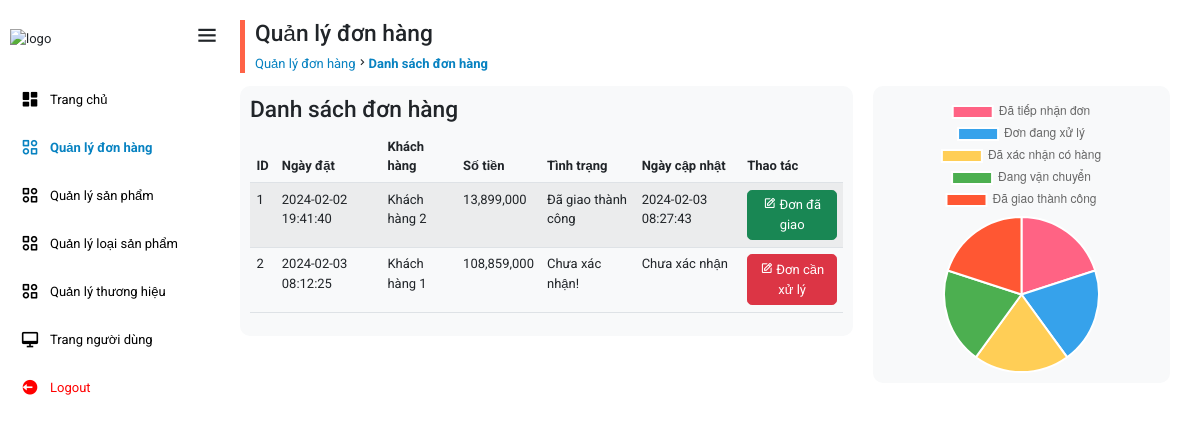
The app's page /admin/index.php?pages=don-hang (signed in) with its own data.
### tables this page shows
CREATE TABLE IF NOT EXISTS `donhang` (
  `madon` int(11) NOT NULL AUTO_INCREMENT,
  `ngaythem` datetime NOT NULL DEFAULT current_timestamp(),
  `makh` int(11) NOT NULL,
  `tongdh` float DEFAULT NULL,
  PRIMARY KEY (`madon`) USING BTREE,
  KEY `FK_donhang_khachhang` (`makh`) USING BTREE,
  CONSTRAINT `FK_donhang_khachhang` FOREIGN KEY (`makh`) REFERENCES `khachhang` (`makh`) ON DELETE CASCADE ON UPDATE CASCADE
);

CREATE TABLE IF NOT EXISTS `khachhang` (
  `makh` int(11) NOT NULL AUTO_INCREMENT,
  `tenkh` varchar(255) NOT NULL,
  `gioitinh` tinyint(1) NOT NULL DEFAULT 0,
  `ngaysinh` date NOT NULL,
  `sodienthoai` varchar(10) NOT NULL,
  `diachi` varchar(50) NOT NULL,
  `email` varchar(50) NOT NULL,
  `password` varchar(50) NOT NULL,
  `trangthai` tinyint(1) NOT NULL DEFAULT 1,
  PRIMARY KEY (`makh`) USING BTREE
);

CREATE TABLE IF NOT EXISTS `trangthai` (
  `matt` int(11) NOT NULL AUTO_INCREMENT,
  `tentt` varchar(255) NOT NULL,
  `mota` text NOT NULL,
  PRIMARY KEY (`matt`) USING BTREE
);

CREATE TABLE IF NOT EXISTS `chitiettrangthai` (
  `machitiet` int(11) NOT NULL AUTO_INCREMENT,
  `madon` int(11) NOT NULL,
  `matt` int(11) NOT NULL,
  `manv` int(11) NOT NULL,
  `ngaytao` datetime NOT NULL,
  PRIMARY KEY (`machitiet`),
  KEY `FK_chitiettrangthai_donhang` (`madon`),
  KEY `FK_chitiettrangthai_nhanvien` (`manv`),
  KEY `FK_chitiettrangthai_trangthai` (`matt`) USING BTREE,
  CONSTRAINT `FK_chitiettrangthai_donhang` FOREIGN KEY (`madon`) REFERENCES `donhang` (`madon`) ON DELETE CASCADE ON UPDATE CASCADE,
  CONSTRAINT `FK_chitiettrangthai_nhanvien` FOREIGN KEY (`manv`) REFERENCES `nhanvien` (`manv`) ON DELETE CASCADE ON UPDATE CASCADE,
  CONSTRAINT `FK_chitiettrangthai_trangthai` FOREIGN KEY (`matt`) REFERENCES `trangthai` (`matt`) ON DELETE CASCADE ON UPDATE CASCADE
);

### config/connect.php (called while the page is built, shortened)
<?php
class Database
{
    public function __construct()
    {
        $init = parse_ini_file("config.ini");
        $servername = $init["servername"];
        $dbname = $init["dbname"];
        $username = $init["username"];
        $password = $init["pass"];
        $opt = array(
            PDO::ATTR_ERRMODE => PDO::ERRMODE_EXCEPTION,
            PDO::ATTR_DEFAULT_FETCH_MODE => PDO::FETCH_ASSOC,
        );
        try {
            $this->connect = new PDO("mysql:host=$servername;dbname=$dbname;charset=utf8mb4", $username, $password, $opt);
            $this->connect->query("SET NAMES 'utf8mb4'");
            $this->connect->query("SET CHARACTER SET utf8mb4");
            $this->connect->query("SET SESSION collation_connection = 'utf8mb4_unicode_ci'");
        } catch (PDOException $e) {
            header("location: index.php?pages=trang-loi&error=" . urlencode($e->getMessage()));
            exit();
        }
    }
}
?>

### model/DonHangModel.php (called while the page is built, shortened)
<?php
class DonHangModel extends Database
{
    public function DonHang__Get_All()
    {
        $obj = $this->connect->prepare("SELECT * FROM donhang");
        $obj->setFetchMode(PDO::FETCH_OBJ);
        $obj->execute();
        return $obj->fetchAll();
    }
}

### model/KhachHangModel.php (called while the page is built, shortened)
<?php
class KhachHangModel extends Database
{
    public function KhachHang__Get_By_Id($makh)
    {
        $obj = $this->connect->prepare("SELECT * FROM khachhang WHERE makh = ?");
        $obj->setFetchMode(PDO::FETCH_OBJ);
        $obj->execute(array($makh));
        return $obj->fetch();
    }
}

### model/ChiTietTrangThaiModel.php (called while the page is built, shortened)
<?php
class ChiTietTrangThaiModel extends Database
{
    public function ChiTietTrangThai__Get_Last_By_DH($madon)
    {
        $obj = $this->connect->prepare("SELECT * FROM chitiettrangthai INNER JOIN trangthai ON chitiettrangthai.matt = trangthai.matt WHERE madon = ? ORDER BY chitiettrangthai.matt DESC LIMIT 1");
        $obj->setFetchMode(PDO::FETCH_OBJ);
        $obj->execute(array($madon));
        return $obj->fetch();
    }
    public function ChiTietTrangThai__Check($madon, $matt)
    {
        $obj = $this->connect->prepare("SELECT * FROM chitiettrangthai WHERE madon = ? AND matt=?");
        $obj->setFetchMode(PDO::FETCH_OBJ);
        $obj->execute(array($madon, $matt));
        if($obj->rowCount()>0){
            return $obj->fetch();
        }else{
            return false;
        }
    }
}

### admin/pages/don-hang/index.php (the view, shortened to what this page needs)
<?php
require_once '../model/DonHangModel.php';
require_once '../model/KhachHangModel.php';
require_once '../model/ChiTietTrangThaiModel.php';
$dh = new DonHangModel();
$kh = new KhachHangModel();
$cttt = new ChiTietTrangThaiModel();
$donHang__Get_All = $dh->DonHang__Get_All();
?>
<div id="main-container">
    <div class="main-title">
        <h3>Quản lý đơn hàng</h3>
        <ul class="breadcrumb">
            <li>
                <a href="#">Quản lý đơn hàng</a>
            </li>
            <li><i class='bx bx-chevron-right'></i></li>
            <li>
                <a class="active" href="index.php?pages=don-hang">Danh sách đơn hàng</a>
            </li>
        </ul>
    </div>
    <div class="row section-container">
        <div class="col-8">
            <div class="main-data">
                <h3 class="section-title">Danh sách đơn hàng</h3>
                <div class="table-responsive">
                    <table id="table_js" class="table table-striped" style="width:100%">
                        <thead>
                            <tr>
                                <th>ID</th>
                                <th>Ngày đặt</th>
                                <th>Khách hàng</th>
                                <th>Số tiền</th>
                                <th>Tình trạng</th>
                                <th>Ngày cập nhật</th>
                                <th>Thao tác</th>
                            </tr>
                        </thead>
                        <tbody>
                            <?php foreach ($donHang__Get_All as $item) : ?>
                                <tr>
                                    <td><?= $item->madon ?></td>
                                    <td><?= $item->ngaythem ?></td>
                                    <td><?= $kh->KhachHang__Get_By_Id($item->makh)->tenkh ?></td>
                                    <td><?= number_format($item->tongdh) ?></td>
                                    <td><?= isset($cttt->ChiTietTrangThai__Get_Last_By_DH($item->madon)->tentt) ?  $cttt->ChiTietTrangThai__Get_Last_By_DH($item->madon)->tentt : 'Chưa xác nhận!' ?></td>
                                    <td><?= isset($cttt->ChiTietTrangThai__Get_Last_By_DH($item->madon)->ngaytao) ?  $cttt->ChiTietTrangThai__Get_Last_By_DH($item->madon)->ngaytao : 'Chưa xác nhận' ?></td>
                                    <td class="text-center font-weight-bold">
                                        <?php if (
                                            $cttt->ChiTietTrangThai__Check($item->madon, 1) != false
                                        ) : ?>
                                            <button type="button" class="btn btn-success btn-secondary" onclick="return update_obj('<?= $item->madon ?>')">
                                                <i class="bx bx-edit" aria-hidden="true"></i> Đơn đã hủy
                                            </button>
                                        <?php elseif ($cttt->ChiTietTrangThai__Check($item->madon, 6) != false) :
                                        ?>
                                            <button type="button" class="btn btn-success btn-update" onclick="return update_obj('<?= $item->madon ?>')">
                                                <i class="bx bx-edit" aria-hidden="true"></i> Đơn đã giao
                                            </button>
                                        <?php else : ?>
                                            <button type="button" class="btn btn-danger btn-update" onclick="return update_obj('<?= $item->madon ?>')">
                                                <i class="bx bx-edit" aria-hidden="true"></i> Đơn cần xử lý
                                            </button>
                                        <?php endif ?>
                                    </td>
                                </tr>
                            <?php endforeach ?>
                        </tbody>
                    </table>
                </div>
            </div>
        </div>
        <div class="col-4">
            <div class="main-form">
                <?php require_once 'add.php' ?>
            </div>
        </div>
    </div>
</div>

### assets/css/admin.css (style rules this page uses)
* { margin: 0; padding: 0; box-sizing: border-box; font-family: "Roboto", sans-serif; font-size: small; }
html { overflow-x: hidden; }
a, a:hover { text-decoration: none; }
li { list-style: none; }
ul { padding: 0; }
#main-container { position: relative; width: calc(100% - 230px); left: 200px; transition: 0.3s ease; padding: 0 20px; margin: 20px; }
.active { font-weight: bold; }
.breadcrumb li a { color: #0782c1 !important; }
.main-title { padding: 0 10px; border-left: 5px solid tomato; }
.sidebar, .main-data, .main-form { background: #f8f9fa; padding: 10px; border-radius: 10px; }

### records on screen
donhang: madon "1", ngaythem "2024-02-02 19:41:40", makh.tenkh "Khách hàng 2", tongdh "13,899,000", madon.tentt "Đã giao thành công", madon.ngaytao "2024-02-03 08:27:43"
donhang: madon "2", ngaythem "2024-02-03 08:12:25", makh.tenkh "Khách hàng 1", tongdh "108,859,000", shows "Chưa xác nhận!"
